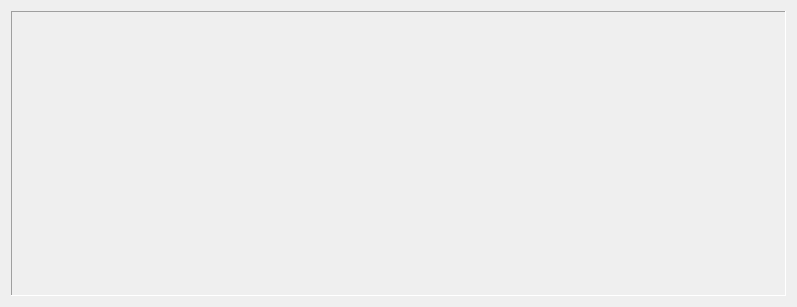
<?xml version="1.0" encoding="UTF-8"?>
<ui version="4.0">
 <class>Form</class>
 <widget class="QWidget" name="Form">
  <property name="geometry">
   <rect>
    <x>0</x>
    <y>0</y>
    <width>797</width>
    <height>307</height>
   </rect>
  </property>
  <property name="windowTitle">
   <string>Form</string>
  </property>
  <layout class="QGridLayout" name="gridLayout">
   <item row="0" column="0">
    <widget class="QScrollArea" name="scrollArea">
     <property name="frameShape">
      <enum>QFrame::Panel</enum>
     </property>
     <property name="frameShadow">
      <enum>QFrame::Sunken</enum>
     </property>
     <property name="lineWidth">
      <number>1</number>
     </property>
     <property name="midLineWidth">
      <number>1</number>
     </property>
     <property name="widgetResizable">
      <bool>true</bool>
     </property>
     <widget class="QWidget" name="scrollAreaWidgetContents">
      <property name="geometry">
       <rect>
        <x>0</x>
        <y>0</y>
        <width>777</width>
        <height>287</height>
       </rect>
      </property>
      <layout class="QGridLayout" name="gridLayout_2">
       <item row="0" column="0">
        <layout class="QVBoxLayout" name="ahp_container">
         <item>
          <spacer name="verticalSpacer">
           <property name="orientation">
            <enum>Qt::Vertical</enum>
           </property>
           <property name="sizeHint" stdset="0">
            <size>
             <width>20</width>
             <height>40</height>
            </size>
           </property>
          </spacer>
         </item>
        </layout>
       </item>
      </layout>
     </widget>
    </widget>
   </item>
  </layout>
 </widget>
 <resources/>
 <connections/>
</ui>
